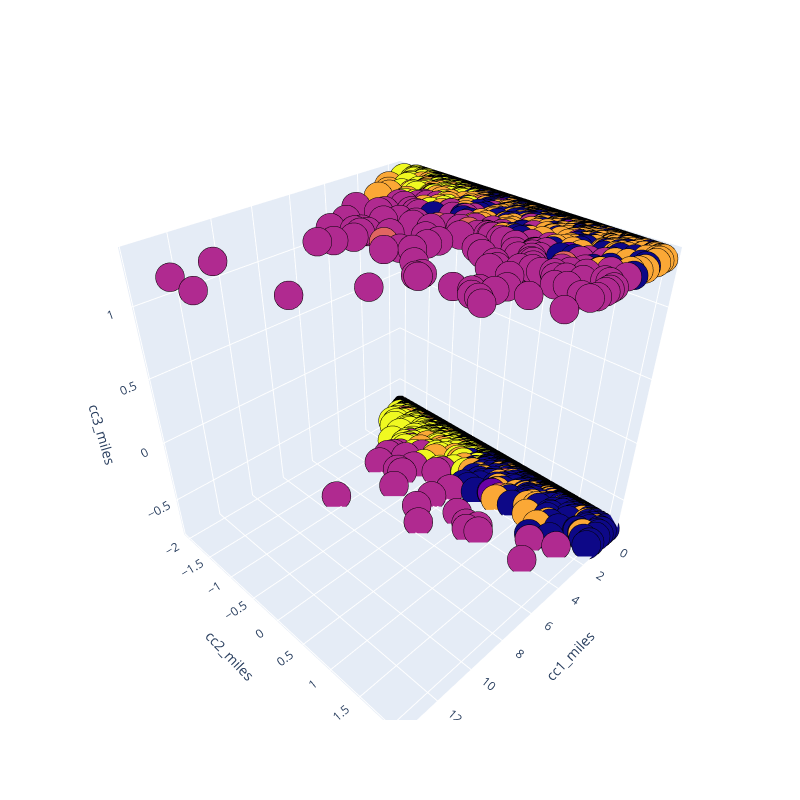

The code cell stored with this chart in its notebook:
### Code cell
# 3d scatterplot using plotly
import plotly.graph_objs as go
Scene = dict(xaxis = dict(title  = 'cc1_miles'),yaxis = dict(title  = 'cc2_miles'),zaxis = dict(title  = 'cc3_miles'))

# model.labels_ is nothing but the predicted clusters i.e y_clusters
labels = model.labels_
trace = go.Scatter3d(x=x[:, 8], y=x[:, 9], z=x[:, 10], mode='markers',marker=dict(color = labels, size= 10, line=dict(color= 'black',width = 10)))
layout = go.Layout(margin=dict(l=0,r=0),scene = Scene,height = 800,width = 800)
data = [trace]
fig = go.Figure(data = data, layout = layout)
fig.show()

### Figure 1 — Plotly figure (JSON) as saved in the notebook; plotly's stock layout.template omitted (floating-point values rounded to 4 significant figures; data arrays with more than 128 entries replaced by an {"elided": "..."} marker saying what was removed)
{"data": [{"marker": {"color": {"elided": "3998 int values"}, "line": {"color": "black", "width": 10}, "size": 10}, "mode": "markers", "type": "scatter3d", "x": {"elided": "3998 float values"}, "y": {"elided": "3998 float values"}, "z": {"elided": "3998 float values"}}], "layout": {"height": 800, "margin": {"l": 0, "r": 0}, "scene": {"xaxis": {"title": {"text": "cc1_miles"}}, "yaxis": {"title": {"text": "cc2_miles"}}, "zaxis": {"title": {"text": "cc3_miles"}}}, "width": 800}}
